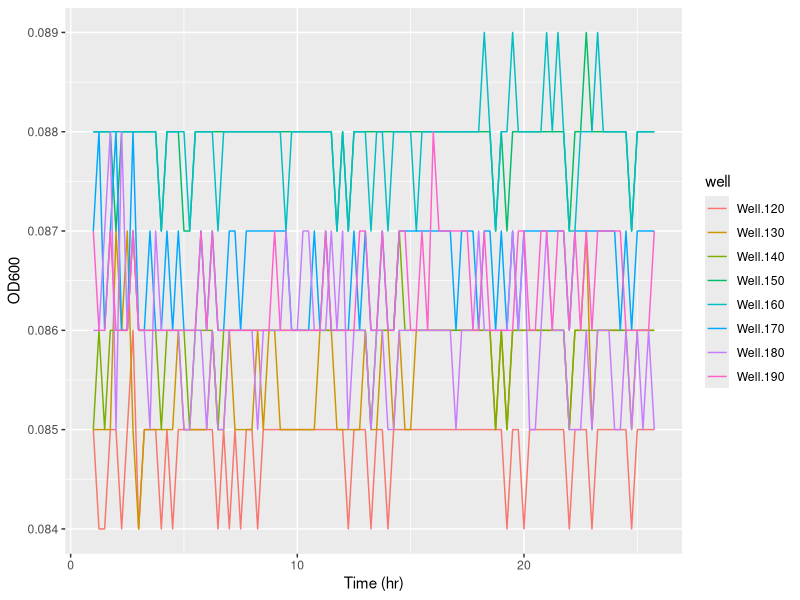
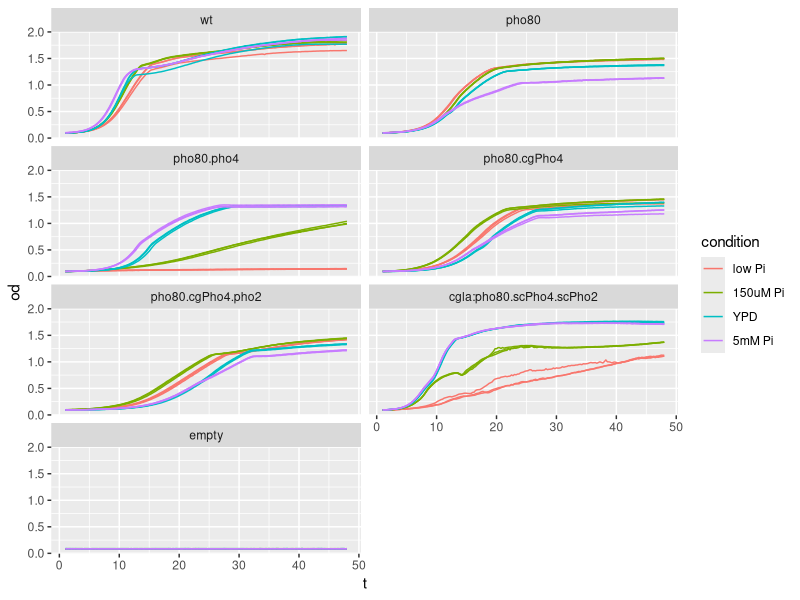
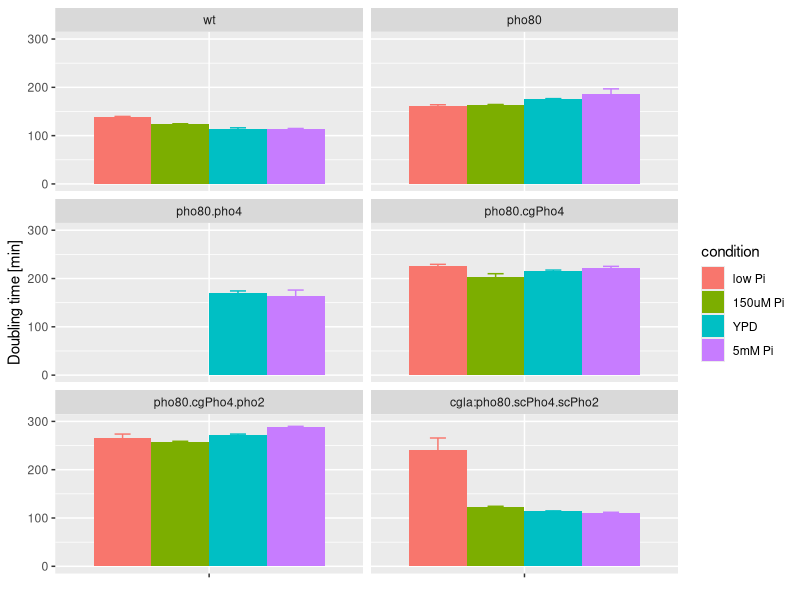

Write the R code that produced these figures, in order.
## ---- chunk 1
setwd("~/Documents/work/Pho/Result/Multiple_stress_growth/20131004")
raw <- read.csv("BioscreenExperiment20131004.csv")
# note: each column is temporal data for one well
time <- seq_len(nrow(raw)) / 4 - 0.25
data <- as.matrix(raw[,-1])
use.time <- 5:nrow(data) # time axis: throw away first hour of data and the last time point
use.wells <- 11:90       # columns: discard the first column, or 10 wells, which are just water
data <- data[use.time, use.wells]
Time <- time[use.time]; attr(Time, "unit") <- "hr"
## ---- chunk 2
# --------------------------
# create the design matrix
# 1. change the number of wells per condition (n.strain)
#    and number of conditions (n.condition) here
n.strain = 20
n.condition = 4 
# 2. name the strains used, including biological replicates
ST <- c("wt", "pho80", "pho80.pho4", "pho80.cgPho4", "pho80.cgPho4.pho2", "cgla:pho80.scPho4.scPho2")
# 3. give the order of strains, including technical replicates
strain <- rep( c( rep(ST[1:3],each=3), "empty", rep(ST[4:6],each=3), "empty" ), n.condition )
#strain[71:80] <- "NA" # didn't innoculate this column
strain <- factor(strain, levels=c(ST,"empty"))

# 4. name the factors
condition <- c("low Pi","150uM Pi","YPD","5mM Pi")
# 5. give the conditions for one strain, then replicate for all
conditions <- condition[ rep(seq_len(n.condition),each=n.strain) ]
conditions <- factor(conditions, levels=condition)
# 6. finally, synthesize into a design matrix
design.mat <- data.frame(strain, condition=conditions)
# 7. Optionally, give the time points
cat("Well layout \n")
cat("didn't inoculate column 8 (81-90). The first column is water.")
# simplify
ST1 <- c("EY690","XZ30","XZ33","XZ109","XZ112","CG22","empty")
names(ST1) <- c(ST, "empty")
strain1 <- ST1[strain]
print(matrix(strain1,nrow=10))
cat("Conditions\n")
print(matrix(conditions,nrow=10)[1,])
## ---- chunk 3
getWell <- function(strain, cond, index=1, range=c(2:25)){
  # Input ===
  #   x: raw data matrix. default: data
  #   d: design matrix. default: design.mat
  #   strain: asis
  #   cond: a number as the index of the condition in the list "condition"
  #   index: index for which technical replicate to return, e.g. 1/2/3
  x = data; d = design.mat
  choose = d$strain %in% strain & d$condition %in% condition[cond]
  x.tmp = x[range,choose]
  x.return = data.frame(t=Time[range], od=x.tmp[,index])
  return( x.return )
}
getExp <- function(strain, cond, grep=FALSE, range=NA){
  # Input ===
  #   x: raw data matrix. default: data
  #   d: design matrix. default: design.mat
  #   strain: asis
  #   cond: a number as the index of the condition in the list "condition"
  #   grep: whether to interpret strain as a pattern and grep from ST, only used if grep is FALSE
  #   range: optional, to choose only a subset of the data to plot
  # Output ===
  #   Matrix containing the rows
  x = data; d = design.mat
  if( is.na(range[1]) ){
    range = 2:nrow(x)
  }
  if( strain == "all" ){
    strain.use = ST
  }
  else if( grep ){
    strain.use = grep(strain,ST,value=TRUE)
  }
  else {
    strain.use = strain
  }
  choose = d$strain %in% strain.use & d$condition %in% condition[cond]
  x.tmp = x[range,choose]
  x.return = cbind(t=Time[range],x.tmp)
  return( x.return )
}
## ---- chunk 4
require(reshape2)
myMeanSD <- function(x, d){
  # Purpose ==
  #   summarize the data by calculating the mean and sd of tech. repl.
  # Input ==
  #   x: melted data frame
  #   d: design matrix
  # Output ==
  #   A data frame containing the mean, sd and ranges of each strain x condition combination at each time point
  
  # combining the different conditions into a single factor
  d.tmp <- apply(d, 1, function(y) paste(y, collapse="  "))
  d.as.factor <- factor(d.tmp, levels=unique(d.tmp), ordered=TRUE)
  # calculate mean and sd
  mean <- apply(x,1,function(z) tapply(z,d.as.factor,mean))
  sd   <- apply(x,1,function(z) tapply(z,d.as.factor,sd  ))
  # recover the design matrix
  tmp  <- rownames(mean) # a vector of strings separated by "  "
  new.d <- sapply(tmp, function(z) strsplit(z,"  ")[[1]])
  new.d <- data.frame(t(new.d))
  colnames(new.d) <- names(d); rownames(new.d) <- NULL
  return(list("mean"=mean,"sd"=sd,"design.mat"=new.d))
}
myMelt <- function(x, d, t=Time){
  ## Input ===
  ##  x: data matrix of n*m, where n is the # of time points and m the number of wells
  ##  d: design.matrix
  ##  t: time, default = Time
  ## Output ===
  ##  a data frame object consisting of the variables T (time) OD (value) Strain Condition
  
  ## sanity check
  if (length(t) != nrow(x))
    stop("Length of Time != # rows of data!")
  if (nrow(d) != ncol(x))
    stop("# of conditions not matching # columns of data")
  ## start processing
  rownames(x) <- Time
  melt.x <- melt(x)
  names(melt.x) <- c("t","well","od")
  cond <- d[rep( seq_len(ncol(x)), each=nrow(x) ), ]
  melt.x <- cbind( melt.x, cond )
  return( melt.x )
}
## ---- chunk 5
require(ggplot2)
require(reshape2)
simplot <- function(ex, mode="basic"){
  # Input ==
  #   ex: a dataframe of extracted OD values and the corresponding time points
  #   mode: "basic"-simple x-y plot; "log"-y on log scale; "derivative"-first derivative using adjacent pair of values
  if( class(mode) == "character" ){
    mode = as.numeric(factor(mode, levels=c("basic","log","derivative")))
  }
  if( is.na(mode) ){
    warning("Mode should be basic/log/derivative")
  }
  t = ex[,1]
  x = as.matrix(ex[,-1])
  # basic
  if( mode == 1 ){
    ylab="OD600"
  }
  if( mode == 2 ){
    ylab="log2( OD600 )"
    # convert to log2 scale, normalized by the first time point
    x <- apply( x, 2, function(xx) return(xx/xx[1]) )
    x <- log2(x) 
  }
  if( mode == 3 ){
    ylab="d_log2( OD600 )"
    x <- apply( x, 2, function(xx) return(xx/xx[1]) )
    x <- log2(x) 
    x <- x[-1,] - x[-nrow(x),]
    t <- t[-1]
  }
  x.plot <- melt(x, varnames=c("t","well"))
  x.plot$t <- t[ x.plot$t ]
  qplot(t, value, data=x.plot, color=well, geom="line", xlab="Time (hr)", ylab=ylab)
  # derivative
}
## ---- chunk 6
growthRate <- function(ex, span=2, plot=TRUE){
  # Purpose ==
  #   Estimate the doubling time from growth curve
  # Input ==
  #   ex: data frame, with od and time
  #   span: number of hours to extend on each side of the maximum growth rate point to do linear fitting
  #         to be converted to units of time unit between adjacent measurements
  # Output ==
  #   0. return two doubling time estimates: (1) maximum growth rate (2) linear fit
  #   1. plot either the log2(OD)~Time and show the linear fit (mode=1) or plot the Growth rate in units of min per doubling by calculating the slope based on any adjacent pair of points (mode=2)
  #   2. If mode=1, return the doubling time in unit of min
  ex.log = log2(ex$od/ex$od[1]); len = length(ex.log)
  time = ex$t; unit.t = time[2] - time[1]; span <- span / unit.t
  # a. find the maximum growth rate point
  ex.diff = numeric(len)
  ex.diff[1] = ex.log[2] - ex.log[1]
  ex.diff[2:(len-1)] = (ex.log[3:len] - ex.log[1:(len-2)]) / 2
  ex.diff[len] = ex.log[len] - ex.log[len-1]
  max.p <- which.max(ex.diff)
  span.p <- seq(max(1,max.p-span), min(max.p+span,len), 1)
  max.rate <- max(ex.diff) / unit.t
  if( sum(ex.diff[span.p] < 0) >= 8 ){
    max.rate <- -1000
  }
  # diagnostic plot
  if( plot ){
    p <- ggplot(ex, aes(t, log2(od))) + geom_point() + geom_smooth(method=lm, data=ex[span.p,])
    print(p)
  }
  # linear fit method
  fit <- lm( ex.log[span.p] ~ time[span.p] )
  doubling.time <- c(1/coef(fit)[2] * 60, 1 / max.rate * 60)
  names(doubling.time) <- c("linear", "max")
  return( "doubling time" = doubling.time )
}
## ---- chunk 7
simplot(ex=getExp(strain="empty",cond=1:4,range=1:100))
## ---- chunk 8
## melt the data
melt.data <- myMelt(data, design.mat)
p <- ggplot(subset(melt.data, strain != "NA"), aes( t, od, group=well, color=condition ))
p + geom_line() + facet_wrap(~strain, ncol=2)
## ---- chunk 9
## ===== Parameters =====
span = 1.5 # extend on each side of the max growth rate point to do a linear fitting, unit=hr 
exclude.strain = c("empty")
exclude.cond = c()

## ===== Calculate Rate =====
## initiate rate matrix
rate = matrix(-1, nrow=ncol(data), ncol=2)
#pdf("test.pdf")
for (i in 1:ncol(data)){
  tmp <- data.frame( t=Time, od=data[,i] )
  rate[i, ] <- growthRate(tmp, span, FALSE)
}
#dev.off()
Rate <- data.frame(design.mat, linear=rate[,1], max=rate[,2])
Rate <- subset(Rate, !(strain %in% exclude.strain) & !(condition %in% exclude.cond) & linear>0 )

# Summarize in table form
# ===============
rate.mean <- aggregate(Rate[,"linear"], Rate[,c("strain","condition")], mean, na.rm=TRUE)
rate.rng <- aggregate(Rate[,"linear"], Rate[,c("strain","condition")], range, na.rm=TRUE)
rate.agg <- data.frame(rate.mean, rate.rng$x)
names(rate.agg)[3:5] = c("mean","lower","upper")
rate.table <- dcast(rate.agg, strain~condition, value.var="mean")
print(rate.table)

rng <- aes(ymin=lower, ymax=upper, color=condition)
# Plot data  
# a==============a
p <- ggplot( rate.agg, aes("", mean, fill=condition) ) 
p + geom_bar(stat="identity", position=position_dodge(0.9)) + scale_y_continuous(limits=c(0,300)) + facet_wrap(~strain,ncol=2) + xlab(NULL) + ylab("Doubling time [min]") + geom_errorbar(rng, position=position_dodge(0.9), width=0.25)
